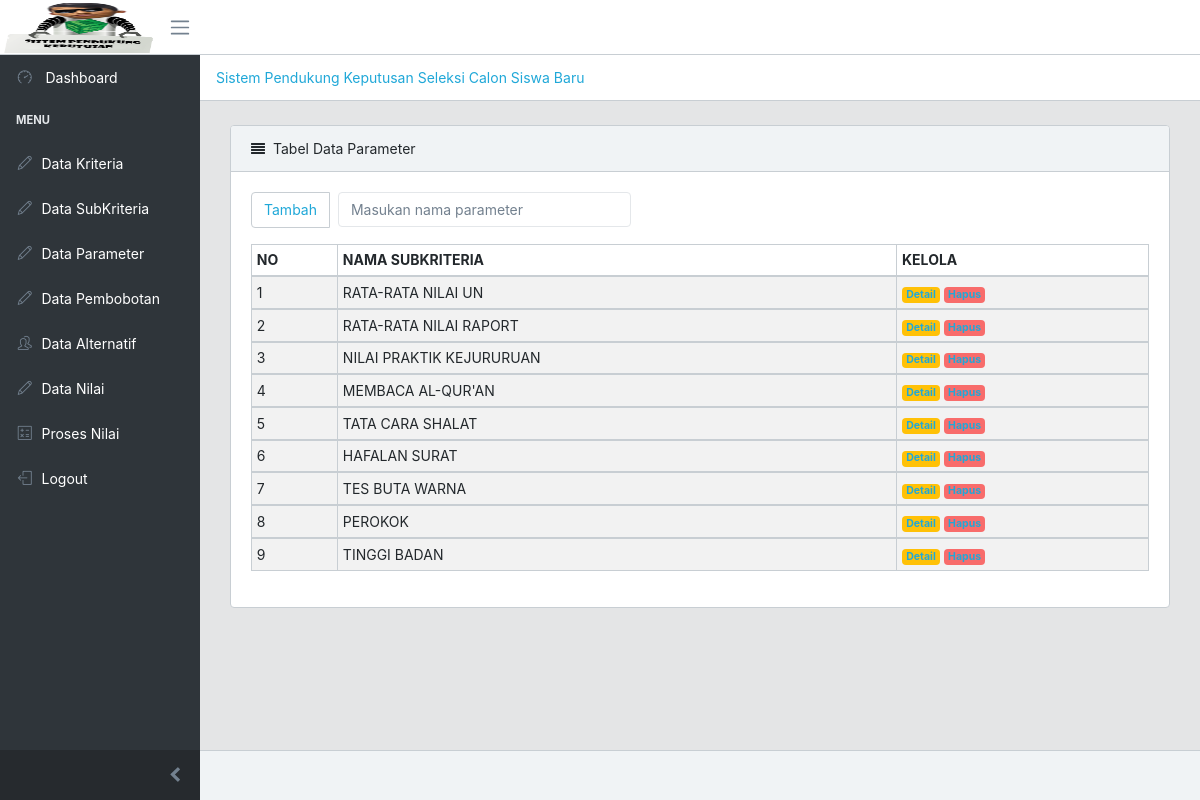
Page /index.php/gap_controller/data_parameter on the committed database.
### tables this page shows
CREATE TABLE `parameter` (
  `id_parameter` int(11) NOT NULL,
  `id_subkriteria` char(5) NOT NULL,
  `parameter_nilai` varchar(30) NOT NULL,
  `bobot_parameter` int(11) NOT NULL,
  `keterangan` varchar(20) NOT NULL
);

CREATE TABLE `subkriteria` (
  `id_subkriteria` char(5) NOT NULL,
  `id_kriteria` char(3) NOT NULL,
  `nama_subkriteria` varchar(50) NOT NULL,
  `jenis_penilaian` varchar(20) NOT NULL,
  `nilai_target` int(11) NOT NULL
);

### application/views/module_gap/view_data_parameter.php (called while the page is built)
<?php
include "template/header.php";
include "parameter/listparameter.php";
include "template/footer.php";
?>

### application/controllers/gap_controller/Data_parameter.php (called while the page is built, shortened)
<?php
class Data_parameter extends CI_Controller{
private $model = NULL;
		public function __construct(){
		$this->load->model('gap_model/Parameter_model');
		$this->model = $this->Parameter_model;
	}
	public function index(){
		$this->select();
	}
	public function select(){
	if(isset($_POST['kunci'])){
	$kunci = $_POST['kunci'];
	$rows = $this->model->searching($kunci);
	$this->load->view('module_gap/view_data_parameter', ['rows'=>$rows]);
	} else {
	$rows = $this->model->select();
	$this->load->view('module_gap/view_data_parameter', ['rows'=>$rows]); }
	}
}

### index.php (called while the page is built, shortened)
<?php
require_once BASEPATH.'core/CodeIgniter.php';

### application/models/gap_model/Parameter_model.php (called while the page is built, shortened)
<?php
class Parameter_model extends CI_Model{
public function select(){
$this->db->select('*')
		 ->from('subkriteria a')
		 ->join('parameter b', 'a.id_subkriteria=b.id_subkriteria')
		 ->group_by('b.id_subkriteria');
$query = $this->db->get();
return $query->result();
}
}

### application/views/module_gap/parameter/listparameter.php (the view, shortened to what this page needs)
<!DOCTYPE html>
<html>
<head>
</head>
<body>
  <div class="container-fluid">
          <div class="animated fadeIn">
            <div class="row">
              <div class="col-lg-12">
                <div class="card">
                  <div class="card-header">
                    <i class="fa fa-align-justify"></i>Tabel Data Parameter</div>
                  <div class="card-body">
                    <nav>
                      <form method="post">
                      <ul class="pagination">
                        <li class="page-item">
                          <a class="page-link" href="<?php echo base_url('index.php/gap_controller/data_parameter/create'); ?>">Tambah</a>
                        </li>&nbsp;&nbsp;
                    <li class="page-item">
          <input class="form-control" type="text" placeholder="Masukan nama parameter" name="kunci">
                        </li>
                      </ul>
                    </nav>
                    <table class="table table-responsive-sm table-bordered table-striped table-sm">
                      <thead>
                        <tr>
                          <th>NO</th>
                          <th>NAMA SUBKRITERIA</th>
                          <th>KELOLA</th>
                        </tr>
                      </thead>
   <?php
   $i=1;
  foreach ($rows as $row){
    ?>
                      <tbody>
                          <tr>
                          <td><?php echo $i; ?></td>
                          <td><?php echo $row->nama_subkriteria; ?></td>
                          <td>
                            <span class="badge badge-warning"><a href="<?php echo base_url('index.php/gap_controller/data_parameter/detail?id_subkriteria='.$row->id_subkriteria); ?>">Detail</a></span>
                            <span class="badge badge-danger"><a href="<?php echo base_url('index.php/gap_controller/data_parameter/delete?id_subkriteria='.$row->id_subkriteria); ?>" onclick="return confirm('Apakah Anda Yakin Ingin Hapus Data Ini ?')">Hapus</a></span>
                          </td>
                        </tr>
                      </tbody>
     <?php
      $i++;} ?>
                    </table>
                  </div>
                </div>
              </div>
            </div>
          </div>
        </div>
</body>
</html>

### rows in the picture
parameter: id_subkriteria.nama_subkriteria "RATA-RATA NILAI UN"
parameter: id_subkriteria.nama_subkriteria "RATA-RATA NILAI RAPORT"
parameter: id_subkriteria.nama_subkriteria "NILAI PRAKTIK KEJURURUAN"
parameter: id_subkriteria.nama_subkriteria "MEMBACA AL-QUR'AN"
parameter: id_subkriteria.nama_subkriteria "TATA CARA SHALAT"
parameter: id_subkriteria.nama_subkriteria "HAFALAN SURAT"
parameter: id_subkriteria.nama_subkriteria "TES BUTA WARNA"
parameter: id_subkriteria.nama_subkriteria "PEROKOK"
parameter: id_subkriteria.nama_subkriteria "TINGGI BADAN"
